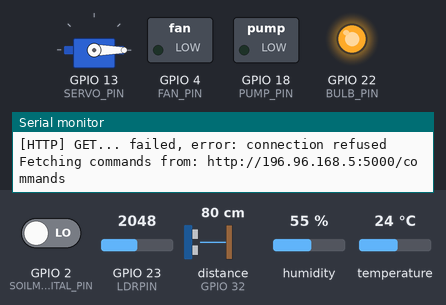
The sketch below on a simulated ESP32. Parts: servo, switched loads named in the sketch (green lamp = pin HIGH), output pins drawn as LEDs (lit = HIGH), the last lines printed to the serial monitor. The test bench sets the inputs (shaded band); at power-on: distance to the obstacle (sensor on GPIO 32) 80 cm, temperature 24 °C, GPIO 23 (LDRPIN) = 2048, GPIO 2 (SOILMOISTURE_DIGITAL_PIN) LOW, humidity 55 %. The echo pulse lasts 58.3 µs per cm; WiFi joins after 1.5 s; servers stay silent unless stated; uploads are accepted with an empty reply; pins used as bus, display or sensor lines are not drawn.

Above: at 2.7 s.
2.8 s: distance to the obstacle (sensor on GPIO 32) set to 13 cm
At 5.5 s:
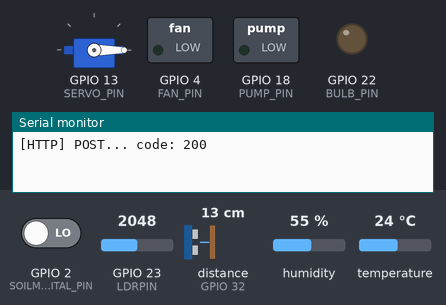
9.7 s: distance to the obstacle (sensor on GPIO 32) set to 10 cm
At 11.7 s:
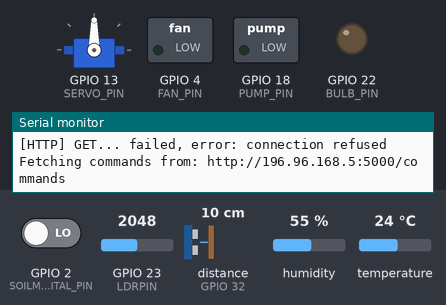
16.6 s: temperature set to 27 °C
23.5 s: temperature set to 30 °C
At 26.7 s:
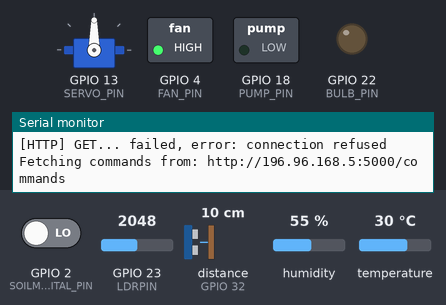
30.4 s: GPIO 23 (LDRPIN) set to 539
37.3 s: GPIO 23 (LDRPIN) set to 445
At 40.5 s:
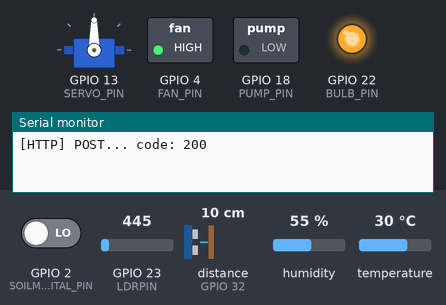
Timing chart, 0 to 42.0 s (numbered marks = the images above; inputs shaded):
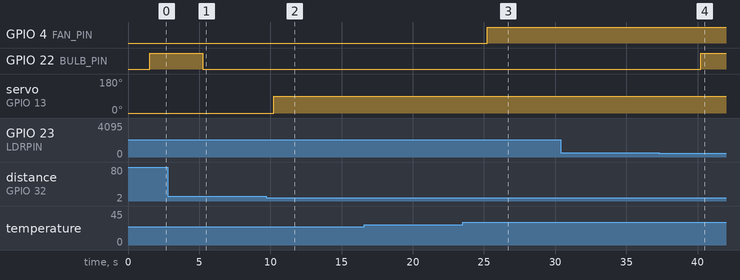

The sketch:

green.ino
```cpp
#include <WiFi.h>
#include <HTTPClient.h>
#include <WiFiClient.h>
#include <DHT.h>
#include <ESP32Servo.h>
#include <ArduinoJson.h> // For JSON parsing and creation

// WiFi Credentials
const char* ssid = "OPPO A17";       // REPLACE WITH YOUR WIFI SSID
const char* password = "1234qwer"; // REPLACE WITH YOUR WIFI PASSWORD

// Backend Server IP and Port
const char* backendHost = "196.96.168.5";
const int backendPort = 5000;
const char* controlEndpoint = "/control"; // For sending actuator commands to Node.js
const char* dataEndpoint = "/data";       // A dummy endpoint if you want to push data via HTTP POST


// Sensor Pin Definitions
#define DHTPIN 5
#define DHTTYPE DHT11
#define LDRPIN 23        // Analog pin for LDR
#define SOILMOISTURE_DIGITAL_PIN 2 // GPIO13 (Digital Soil Moisture Sensor Output - HIGH/LOW)
#define ULTRASONIC_TRIG_PIN 33 // GPIO0 for Ultrasonic Trig
#define ULTRASONIC_ECHO_PIN 32 // GPIO2 for Ultrasonic Echo (Requires voltage divider if 5V)

// Actuator Pin Definitions (connected to Relay IN pins, GPIO numbers)
#define FAN_PIN 4       // GPIO14 for Fan Relay
#define BULB_PIN 22      // GPIO12 for Bulb Relay
#define PUMP_PIN 18      // GPIO15 for Pump Relay
#define SERVO_PIN 13     // GPIO5 for Servo Motor

// Thresholds
#define TEMPERATURE_THRESHOLD 28.0 // Celsius. Fan turns on if temperature > this
#define LDR_THRESHOLD 500      // Lower value means more light. Bulb turns on if LDR reading < this (meaning it's dark)
#define SOIL_MOISTURE_DRY_THRESHOLD HIGH // Digital sensor. Pump turns on if soil moisture is HIGH (dry)
#define WATER_LEVEL_HIGH_THRESHOLD 10 // cm. Servo opens tap if water level <= this (meaning water level is high)

// Create sensor and actuator objects
DHT dht(DHTPIN, DHTTYPE);
Servo myservo;

// Variables to store sensor readings
float temperature = 0.0;
float humidity = 0.0;
int ldrValue = 0;
bool soilMoistureDigitalState = false; // true if dry (HIGH), false if wet (LOW)
long waterLevelDistance = 0;

// Variables to store actuator states (for manual control, initialized based on automatic)
bool fanState = false;
bool bulbState = false;
bool pumpState = false;
bool servoState = false; // true for open (90 deg), false for closed (0 deg)

// Timers for non-blocking operations
unsigned long lastSensorRead = 0;
const long sensorReadInterval = 5000; // Read sensors and send data every 5 seconds

unsigned long lastActuatorCommandCheck = 0;
const long actuatorCommandCheckInterval = 1000; // Check for pending commands from backend (not strictly needed with push, but good for heartbeat)

void setup() {
  Serial.begin(115200); // Higher baud rate for ESP8266 debugging
  delay(10);
  Serial.println();
  Serial.print("Connecting to ");
  Serial.println(ssid);

  WiFi.begin(ssid, password);

  while (WiFi.status() != WL_CONNECTED) {
    delay(500);
    Serial.print(".");
  }

  Serial.println("");
  Serial.println("WiFi connected");
  Serial.println("IP address: ");
  Serial.println(WiFi.localIP());

  dht.begin();
  myservo.attach(SERVO_PIN);
  myservo.write(0); // Ensure servo starts in closed position

  // Initialize actuator pins as OUTPUT and turn them off
  pinMode(FAN_PIN, OUTPUT);
  digitalWrite(FAN_PIN, LOW); // LOW typically activates NO relay
  pinMode(BULB_PIN, OUTPUT);
  digitalWrite(BULB_PIN, LOW);
  pinMode(PUMP_PIN, OUTPUT);
  digitalWrite(PUMP_PIN, LOW);

  // Initialize digital soil moisture pin
  pinMode(SOILMOISTURE_DIGITAL_PIN, INPUT); // Or INPUT_PULLUP if needed

  // Initialize Ultrasonic Sensor pins
  pinMode(ULTRASONIC_TRIG_PIN, OUTPUT);
  pinMode(ULTRASONIC_ECHO_PIN, INPUT);

  Serial.println("ESP8266 Smart Farm Ready");
}

void loop() {
  unsigned long currentMillis = millis();

  // -------------------- 1. Read Sensors Periodically and Send Data --------------------
  if (currentMillis - lastSensorRead >= sensorReadInterval) {
    lastSensorRead = currentMillis;
    readSensors();
    sendSensorDataToBackend(); // Send data via HTTP POST
  }

  // -------------------- 2. Automatic Control Logic (if not manually overridden) --------------------
  // Temperature and Fan
  if (!fanState) { // Only automatic control if not manually turned ON
    if (temperature > TEMPERATURE_THRESHOLD) {
      digitalWrite(FAN_PIN, HIGH); // Turn fan ON (assuming HIGH activates relay)
    } else {
      digitalWrite(FAN_PIN, LOW); // Turn fan OFF
    }
  }

  // Light and Bulb
  if (!bulbState) { // Only automatic control if not manually turned ON
    if (ldrValue < LDR_THRESHOLD) { // If it's dark
      digitalWrite(BULB_PIN, HIGH); // Turn bulb ON
    } else {
      digitalWrite(BULB_PIN, LOW); // Turn bulb OFF
    }
  }

  // Soil Moisture and Pump
  if (!pumpState) { // Only automatic control if not manually turned ON
    if (soilMoistureDigitalState == SOIL_MOISTURE_DRY_THRESHOLD) { // If soil is dry (digital sensor output HIGH)
      digitalWrite(PUMP_PIN, HIGH); // Turn pump ON
    } else {
      digitalWrite(PUMP_PIN, LOW); // Turn pump OFF
    }
  }

  // Water Level and Servo
  if (!servoState) { // Only automatic control if not manually opened
    // Note: Ultrasonic sensor measures distance. A low distance means high water level.
    if (waterLevelDistance <= WATER_LEVEL_HIGH_THRESHOLD && waterLevelDistance > 0) { // If water level is high (and valid reading)
      myservo.write(90); // Open tap
    } else {
      myservo.write(0); // Close tap
    }
  }

  if (currentMillis - lastActuatorCommandCheck >= actuatorCommandCheckInterval) {
    lastActuatorCommandCheck = currentMillis;
    fetchActuatorCommandsFromBackend();
  }
} //end loop

void readSensors() {
  // Read Temperature and Humidity
  humidity = dht.readHumidity();
  temperature = dht.readTemperature();

  if (isnan(humidity) || isnan(temperature)) {
    Serial.println("Failed to read from DHT sensor!");
    temperature = 0.0; // Reset to avoid sending invalid data
    humidity = 0.0;
  }

  // Read LDR
  ldrValue = analogRead(LDRPIN); // ESP8266 A0 is 0-1023 (or 0-4095 for ESP32)

  // Read Digital Soil Moisture
  soilMoistureDigitalState = digitalRead(SOILMOISTURE_DIGITAL_PIN); // HIGH (dry) or LOW (wet)

  // Read Ultrasonic Sensor (Water Level)
  digitalWrite(ULTRASONIC_TRIG_PIN, LOW);
  delayMicroseconds(2);
  digitalWrite(ULTRASONIC_TRIG_PIN, HIGH);
  delayMicroseconds(10);
  digitalWrite(ULTRASONIC_TRIG_PIN, LOW);
  long duration = pulseIn(ULTRASONIC_ECHO_PIN, HIGH, 30000); // 30ms timeout for better robustness
  if (duration == 0) { // Timeout occurred, no echo
    waterLevelDistance = -1; // Indicate invalid reading
    Serial.println("Ultrasonic timeout / no object detected");
  } else {
    waterLevelDistance = duration * 0.034 / 2; // Convert to cm
  }
}

void sendSensorDataToBackend() {
  if (WiFi.status() != WL_CONNECTED) {
    Serial.println("WiFi not connected. Cannot send data.");
    return;
  }

  WiFiClient client;
  HTTPClient http;

  // Build the URL for the POST request
  String serverPath = "http://" + String(backendHost) + ":" + String(backendPort) + dataEndpoint;

  Serial.print("Sending data to: ");
  Serial.println(serverPath);

  // Create JSON document
  StaticJsonDocument<256> doc; // Adjust size as needed

  doc["temp"] = temperature;
  doc["hum"] = humidity;
  doc["ldr"] = ldrValue;
  doc["soil"] = soilMoistureDigitalState ? 1 : 0; // 1 for dry, 0 for wet
  doc["water"] = waterLevelDistance;
  doc["fan"] = digitalRead(FAN_PIN) == HIGH ? 1 : 0;
  doc["bulb"] = digitalRead(BULB_PIN) == HIGH ? 1 : 0;
  doc["pump"] = digitalRead(PUMP_PIN) == HIGH ? 1 : 0;
  doc["servo"] = myservo.read() == 90 ? 1 : 0; // 1 if open (90), 0 if closed (0)

  String requestBody;
  serializeJson(doc, requestBody);

  Serial.print("Request Body: ");
  Serial.println(requestBody);

  http.begin(client, serverPath);
  http.addHeader("Content-Type", "application/json");

  int httpResponseCode = http.POST(requestBody);

  if (httpResponseCode > 0) {
    Serial.printf("[HTTP] POST... code: %d\n", httpResponseCode);
    String response = http.getString();
    Serial.println(response);
  } else {
    Serial.printf("[HTTP] POST... failed, error: %s\n", http.errorToString(httpResponseCode).c_str());
  }

  http.end();
}


// Function to fetch actuator commands from Node.js backend
// Node.js backend will need an endpoint like /get-commands that returns a JSON object
// indicating the desired state for each actuator.
// This is a simplified polling approach. MQTT is much better for real-time.
void fetchActuatorCommandsFromBackend() {
  if (WiFi.status() != WL_CONNECTED) {
    Serial.println("WiFi not connected. Cannot fetch commands.");
    return;
  }

  WiFiClient client;
  HTTPClient http;

  String serverPath = "http://" + String(backendHost) + ":" + String(backendPort) + "/commands"; // Node.js needs to implement this endpoint

  Serial.print("Fetching commands from: ");
  Serial.println(serverPath);

  http.begin(client, serverPath);
  int httpResponseCode = http.GET();

  if (httpResponseCode > 0) {
    Serial.printf("[HTTP] GET... code: %d\n", httpResponseCode);
    String payload = http.getString();
    Serial.println(payload);

    // Parse JSON response for commands
    StaticJsonDocument<256> doc;
    DeserializationError error = deserializeJson(doc, payload);

    if (error) {
      Serial.print(F("deserializeJson() failed: "));
      Serial.println(error.f_str());
      return;
    }

    // Update actuator states based on received commands
    if (doc.containsKey("fan")) {
      bool newState = doc["fan"];
      if (newState) {
        digitalWrite(FAN_PIN, HIGH);
        fanState = true;
      } else {
        digitalWrite(FAN_PIN, LOW);
        fanState = false;
      }
      Serial.printf("Fan updated to: %s (manual override: %s)\n", newState ? "ON" : "OFF", fanState ? "TRUE" : "FALSE");
    }
    if (doc.containsKey("bulb")) {
      bool newState = doc["bulb"];
      if (newState) {
        digitalWrite(BULB_PIN, HIGH);
        bulbState = true;
      } else {
        digitalWrite(BULB_PIN, LOW);
        bulbState = false;
      }
      Serial.printf("Bulb updated to: %s (manual override: %s)\n", newState ? "ON" : "OFF", bulbState ? "TRUE" : "FALSE");
    }
    if (doc.containsKey("pump")) {
      bool newState = doc["pump"];
      if (newState) {
        digitalWrite(PUMP_PIN, HIGH);
        pumpState = true;
      } else {
        digitalWrite(PUMP_PIN, LOW);
        pumpState = false;
      }
      Serial.printf("Pump updated to: %s (manual override: %s)\n", newState ? "ON" : "OFF", pumpState ? "TRUE" : "FALSE");
    }
    if (doc.containsKey("tap")) {
      bool newState = doc["tap"];
      if (newState) {
        myservo.write(90);
        servoState = true;
      } else {
        myservo.write(0);
        servoState = false;
      }
   Serial.printf("Tap updated to: %s (manual override: %s)\n", newState ? "OPEN" : "CLOSED", servoState ? "TRUE" : "FALSE");
    }

  } else {
    Serial.printf("[HTTP] GET... failed, error: %s\n", http.errorToString(httpResponseCode).c_str());
  }

http.end();
}
```

Measured:
- the behaviour switches between 12 and 11 cm on distance to the obstacle (sensor on GPIO 32) (found by bisection; images 1 and 2)
- the behaviour switches between 28 and 29 °C on temperature (found by bisection; images 2 and 3)
- the behaviour switches between 500 and 499 on GPIO 23 (LDRPIN) (found by bisection; images 3 and 4)
- after the input at 9.7 s, servo on GPIO 13 (SERVO_PIN): 0° → 90° after 0.53 s
- after the input at 23.5 s, GPIO 4 (FAN_PIN): LOW → HIGH after 1.7 s
- after the input at 37.3 s, GPIO 22 (BULB_PIN): LOW → HIGH after 2.9 s
